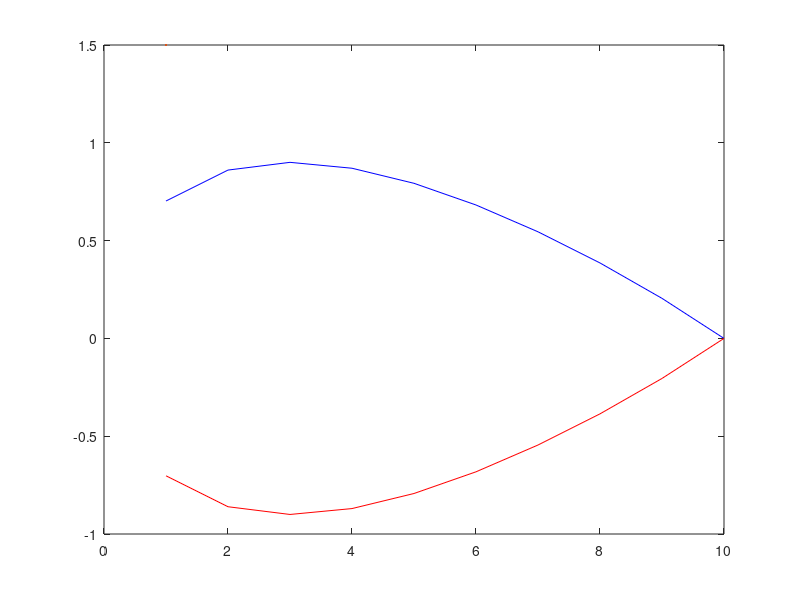

Source code (MATLAB):
clc;
clear;
close all;

c = 10;
x = linspace(1,c,c);

%Naca 0018
m = 0/100;
p = 0/10;
t = 18/100;

yc = zeros(1,length(x));
dyc = zeros(1,length(x));
xi = zeros(1,length(x));

yt = (t/0.2)*c*(0.2969*sqrt(x/c) - 0.1260*(x/c) - 0.3516*(x/c).^2 + 0.2843*(x/c).^3 - 0.1036*(x/c).^4);

for x = linspace(1,c,c)
if x < p*c
    yc(x) = m.*(x./p.^2)*(2.*p - x./c);
    dyc(x) = ((2*m)/p) - ((2*m*x)/p^2);
elseif x >= p*c
    yc(x) = m*((c - x)/(1 - p)^2).*(1 + x/c - 2*p);
    dyc(x) = (2*p*m)/(1-p^2);
end

xi(x) = atan(dyc(x));
end

x = linspace(1,c,c);

xU = x - yt.*sin(xi);
xL = x + yt.*sin(xi);

yU = yc + yt.*cos(xi);
yL = yc - yt.*cos(xi);

plot(xU,yU, 'b', lineWidth=1.5); hold on;
plot(xL,yL, 'r', lineWidth=1.5);